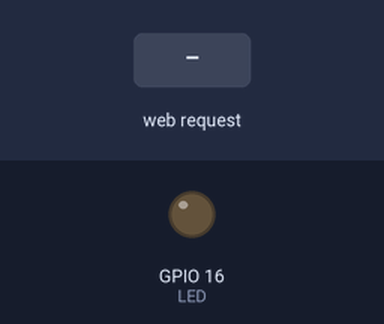
This sketch was run on a simulated ESP8266 (NodeMCU). On the bench: output pins drawn as LEDs (lit = HIGH). The inputs (shaded band) are chosen by the test bench. WiFi joins after 1.5 s; servers stay silent unless stated; what the sketch prints to the serial monitor is not drawn.

Above: at 1.2 s.
1.3 s: HTTP request GET /LEDON received
At 2.5 s:
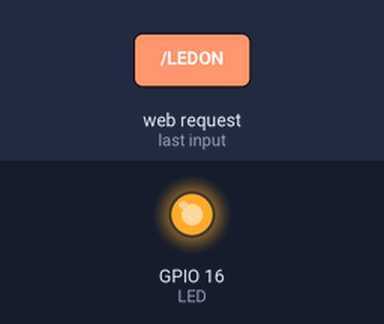
2.8 s: HTTP request GET /LEDOFF received
At 3.6 s:
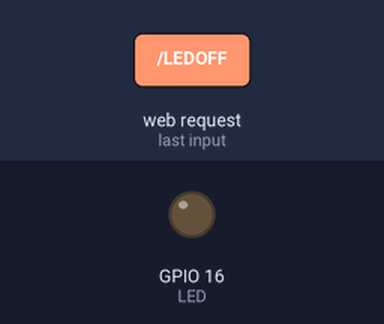
Timing chart, 0 to 5.8 s (numbered marks = the images above; inputs shaded):
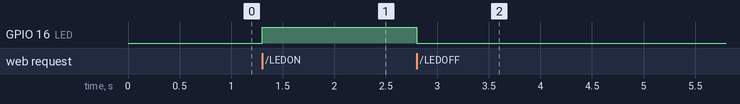

The sketch:

Kendali_LED_dengan_WebBrowser.ino
```cpp
#include <ESP8266WiFi.h>
#include <ESP8266WebServer.h>
#define LED 16
const char* ssid = "Deni";  //Nama SSID
const char* password = "deni1235"; //Password WiFi

ESP8266WebServer server(80); //Menyalakan WebServer pada port 80
String webpage;

void setup () {
  Serial.begin(115200)  ;
  delay(10);
  pinMode(LED, OUTPUT);

 //Connect to WiFi network
 Serial.println();
 Serial.println("Configuring access point...");
 WiFi.softAP(ssid,password);
 IPAddress myIP = WiFi.softAPIP();

 //Mengatur WiFi
 WiFi.mode(WIFI_AP);    //Mode Station
 WiFi.begin(ssid,password);    //Mencocokan SSID dan Password


 //Print Status Connect
 Serial.println("IP Address:");
 Serial.print(WiFi.softAPIP());


 //Isi dari Webpage
 webpage+="<h1><center>Kendali LED INSONERS!</center></h1>";
 webpage+="<br>";
 webpage+="<center>LED :</center>";
 webpage+="<center><a href=\"LEDON\"\"><button>ON</button></a><a href=\"LEDOFF\"\"></a></center>";


//Membuat tampilan Webpage
 server.on("/", [] () {
  server.send(200,"text,html",webpage);
  });

//Bagian ini untuk merespon perintah yang masuk
server.on("/LEDON", []() {
  server.send(200, "text/html", webpage);
  digitalWrite(LED,HIGH);
  delay(1000);
  });
server.on("/LEDOFF",[](){
  server.send(200,"text/html",webpage);
  digitalWrite(LED,LOW);
  delay(1000);
  });
server.begin();
 Serial.println("Web Server Dijalankan");
}


void loop () {
  server.handleClient();
}
```

Measured:
- after the input at 1.3 s, GPIO 16 (LED): LOW → HIGH at once
- after the input at 2.8 s, GPIO 16 (LED): HIGH → LOW at once
